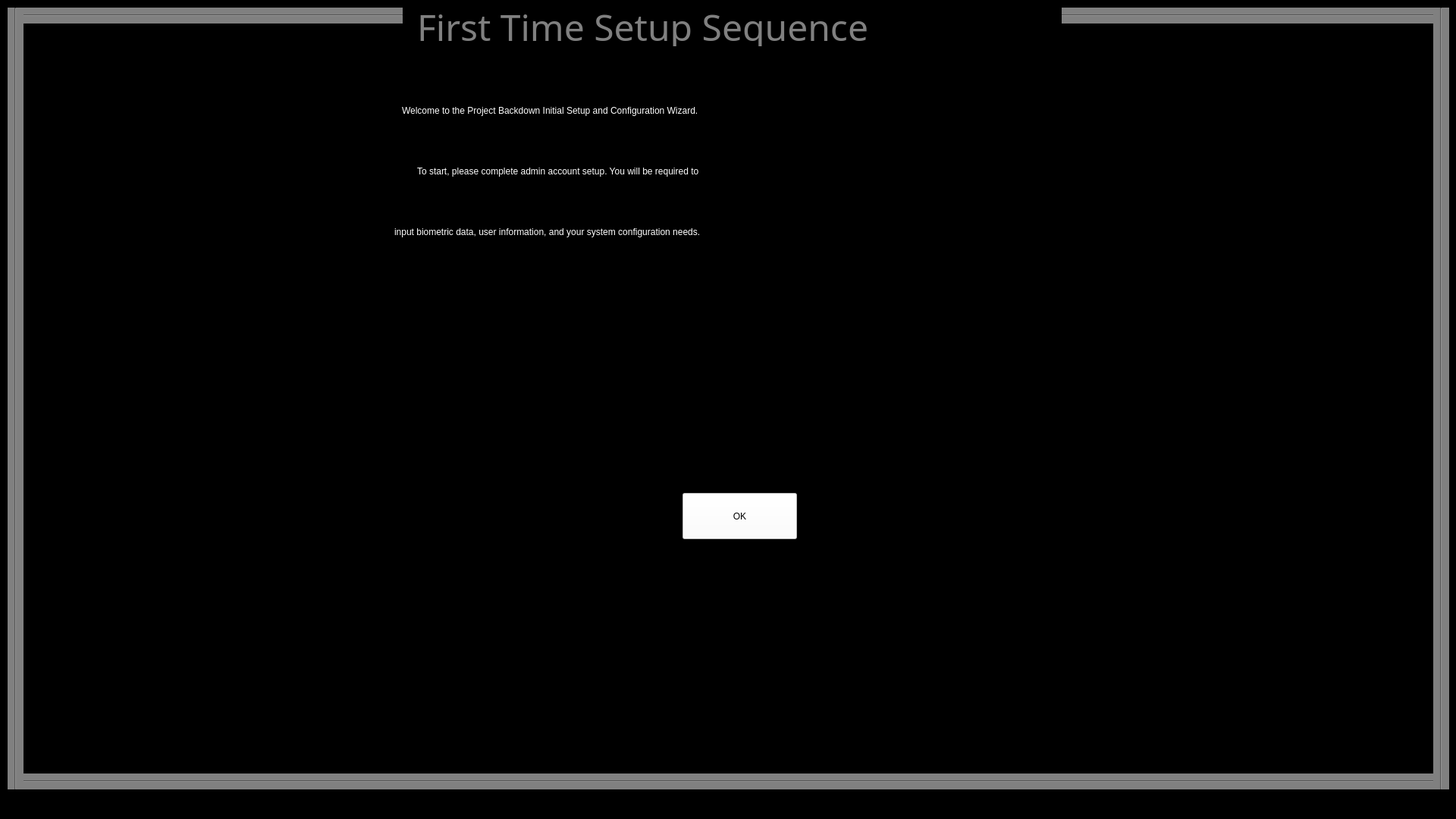
<?xml version="1.0" encoding="UTF-8"?>
<ui version="4.0">
 <class>Form</class>
 <widget class="QWidget" name="Form">
  <property name="geometry">
   <rect>
    <x>0</x>
    <y>0</y>
    <width>1920</width>
    <height>1080</height>
   </rect>
  </property>
  <property name="windowTitle">
   <string>Form</string>
  </property>
  <property name="styleSheet">
   <string notr="true">background-color: black;</string>
  </property>
  <widget class="Line" name="line_5">
   <property name="geometry">
    <rect>
     <x>1400</x>
     <y>10</y>
     <width>511</width>
     <height>21</height>
    </rect>
   </property>
   <property name="styleSheet">
    <string notr="true">background-color: gray;</string>
   </property>
   <property name="orientation">
    <enum>Qt::Horizontal</enum>
   </property>
  </widget>
  <widget class="Line" name="line_4">
   <property name="geometry">
    <rect>
     <x>10</x>
     <y>1020</y>
     <width>1901</width>
     <height>21</height>
    </rect>
   </property>
   <property name="styleSheet">
    <string notr="true">background-color: gray;</string>
   </property>
   <property name="orientation">
    <enum>Qt::Horizontal</enum>
   </property>
  </widget>
  <widget class="Line" name="line_3">
   <property name="geometry">
    <rect>
     <x>1890</x>
     <y>10</y>
     <width>21</width>
     <height>1031</height>
    </rect>
   </property>
   <property name="styleSheet">
    <string notr="true">background-color: gray</string>
   </property>
   <property name="orientation">
    <enum>Qt::Vertical</enum>
   </property>
  </widget>
  <widget class="Line" name="line_2">
   <property name="geometry">
    <rect>
     <x>10</x>
     <y>10</y>
     <width>21</width>
     <height>1031</height>
    </rect>
   </property>
   <property name="styleSheet">
    <string notr="true">background-color: gray</string>
   </property>
   <property name="orientation">
    <enum>Qt::Vertical</enum>
   </property>
  </widget>
  <widget class="Line" name="line">
   <property name="geometry">
    <rect>
     <x>10</x>
     <y>10</y>
     <width>521</width>
     <height>21</height>
    </rect>
   </property>
   <property name="styleSheet">
    <string notr="true">background-color: gray;</string>
   </property>
   <property name="orientation">
    <enum>Qt::Horizontal</enum>
   </property>
  </widget>
  <widget class="QLabel" name="InitConfTitle">
   <property name="geometry">
    <rect>
     <x>550</x>
     <y>10</y>
     <width>831</width>
     <height>51</height>
    </rect>
   </property>
   <property name="font">
    <font>
     <family>TI-92p Mini Sans</family>
     <pointsize>36</pointsize>
    </font>
   </property>
   <property name="styleSheet">
    <string notr="true">color: gray;</string>
   </property>
   <property name="text">
    <string>First Time Setup Sequence</string>
   </property>
  </widget>
  <widget class="QLabel" name="WelcomeLOne">
   <property name="geometry">
    <rect>
     <x>530</x>
     <y>110</y>
     <width>861</width>
     <height>71</height>
    </rect>
   </property>
   <property name="styleSheet">
    <string notr="true">color: white;
font: 24pt, &quot;TI-92p Mini Sans&quot;</string>
   </property>
   <property name="text">
    <string>Welcome to the Project Backdown Initial Setup and Configuration Wizard.</string>
   </property>
  </widget>
  <widget class="QLabel" name="WelcomeLTwo">
   <property name="geometry">
    <rect>
     <x>550</x>
     <y>190</y>
     <width>831</width>
     <height>71</height>
    </rect>
   </property>
   <property name="styleSheet">
    <string notr="true">color: white;
font: 24pt, &quot;TI-92p Mini Sans&quot;</string>
   </property>
   <property name="text">
    <string>To start, please complete admin account setup. You will be required to</string>
   </property>
  </widget>
  <widget class="QLabel" name="WelcomeLThree">
   <property name="geometry">
    <rect>
     <x>520</x>
     <y>270</y>
     <width>891</width>
     <height>71</height>
    </rect>
   </property>
   <property name="styleSheet">
    <string notr="true">color: white;
font: 24pt, &quot;TI-92p Mini Sans&quot;</string>
   </property>
   <property name="text">
    <string>input biometric data, user information, and your system configuration needs.</string>
   </property>
  </widget>
  <widget class="QPushButton" name="InitConfScreenOneButton">
   <property name="geometry">
    <rect>
     <x>900</x>
     <y>650</y>
     <width>151</width>
     <height>61</height>
    </rect>
   </property>
   <property name="styleSheet">
    <string notr="true">background: white;
font: 12pt &quot;TI-92p Mini Sans&quot;;</string>
   </property>
   <property name="text">
    <string>OK</string>
   </property>
  </widget>
  <zorder>line</zorder>
  <zorder>line_5</zorder>
  <zorder>line_4</zorder>
  <zorder>line_3</zorder>
  <zorder>line_2</zorder>
  <zorder>InitConfTitle</zorder>
  <zorder>WelcomeLOne</zorder>
  <zorder>WelcomeLTwo</zorder>
  <zorder>WelcomeLThree</zorder>
  <zorder>InitConfScreenOneButton</zorder>
 </widget>
 <resources/>
 <connections/>
</ui>
